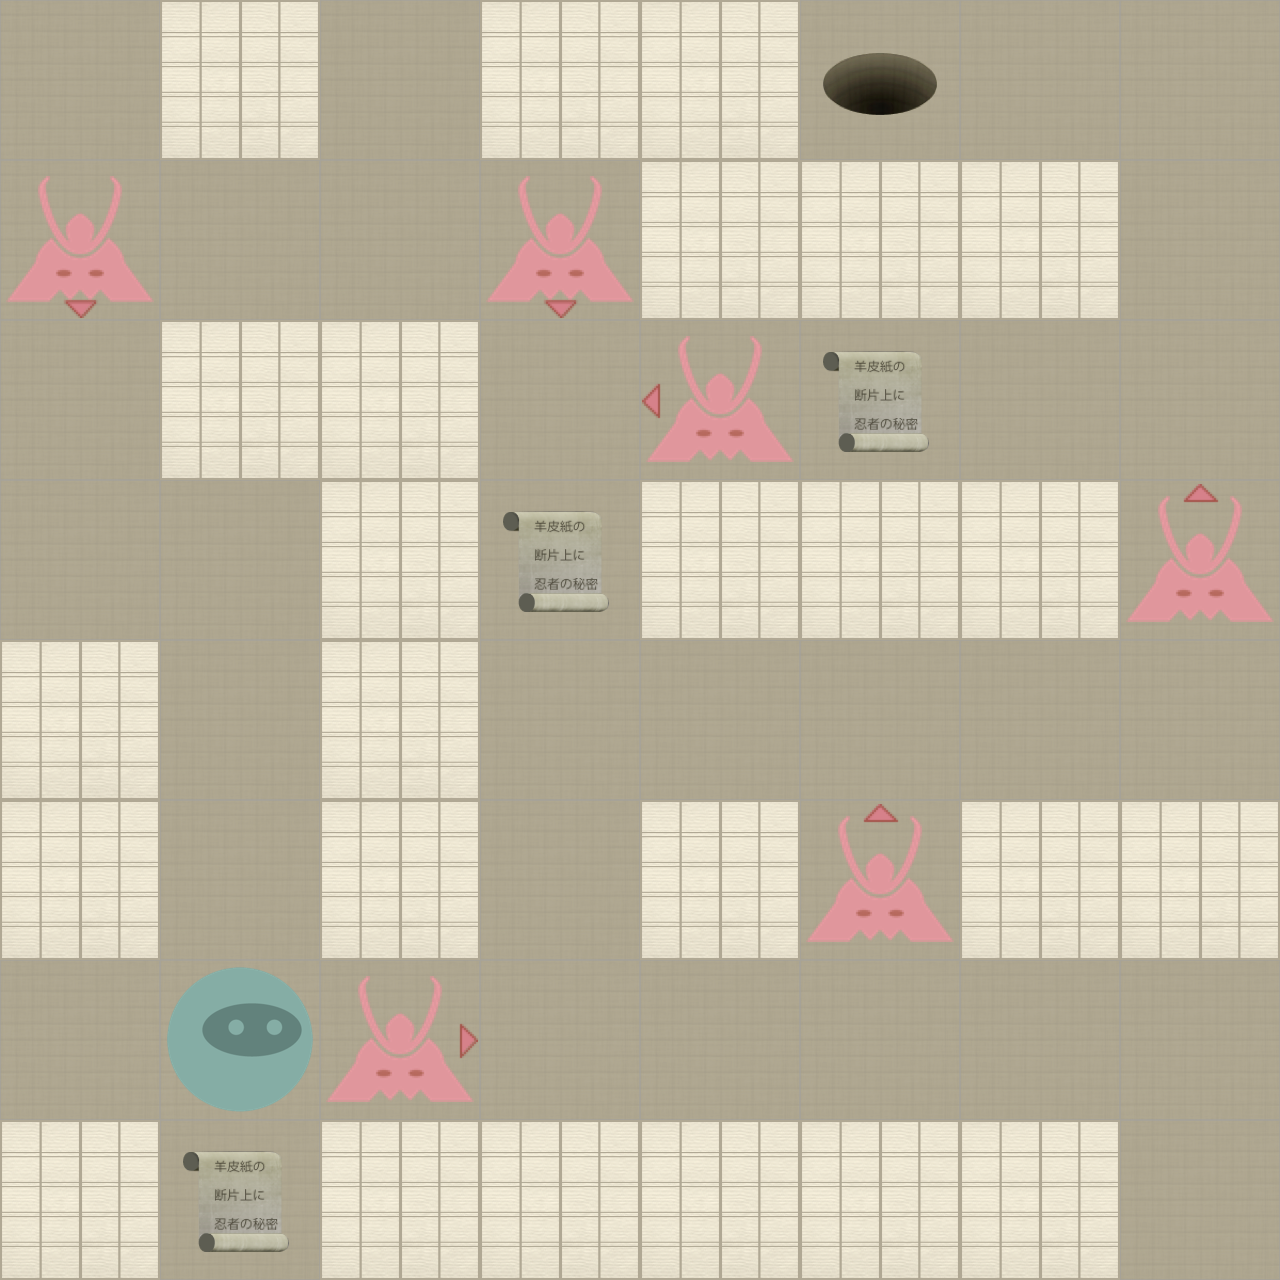

This game map was drawn from its Tiled (.tmx) file and the tilesets committed beside it. A one-line description and the trimmed map source follow:
An orthogonal 8x8 tile map with 160x160 px tiles, 2 tile layers (Level, Actors).

<map version="1.0" orientation="orthogonal" width="8" height="8" tilewidth="160" tileheight="160">
 <properties>
  <property name="moves" value="14" />
 </properties>
 <tileset firstgid="1" name="tiles" tilewidth="160" tileheight="160" spacing="2" margin="2">
  <image source="tiles-ipadhd.png" width="1024" height="1024" />
  <tile id="0">
   <properties>
    <property name="actor" value="exit" />
   </properties>
  </tile>
  <tile id="2">
   <properties>
    <property name="actor" value="guard" />
    <property name="direction" value="down" />
   </properties>
  </tile>
  <tile id="3">
   <properties>
    <property name="actor" value="guard" />
    <property name="direction" value="left" />
   </properties>
  </tile>
  <tile id="4">
   <properties>
    <property name="actor" value="guard" />
    <property name="direction" value="right" />
   </properties>
  </tile>
  <tile id="5">
   <properties>
    <property name="actor" value="guard" />
    <property name="direction" value="up" />
   </properties>
  </tile>
  <tile id="7">
   <properties>
    <property name="actor" value="player" />
   </properties>
  </tile>
  <tile id="8">
   <properties>
    <property name="actor" value="scroll" />
   </properties>
  </tile>
  <tile id="9">
   <properties>
    <property name="wall" value="1" />
   </properties>
  </tile>
 </tileset>
 <layer name="Level" width="8" height="8">
  <data>[64 cells, 64 non-empty, 2 distinct tile ids]</data>
 </layer>
 <layer name="Actors" width="8" height="8">
  <data>[64 cells, 11 non-empty, 7 distinct tile ids]</data>
 </layer>
</map>
